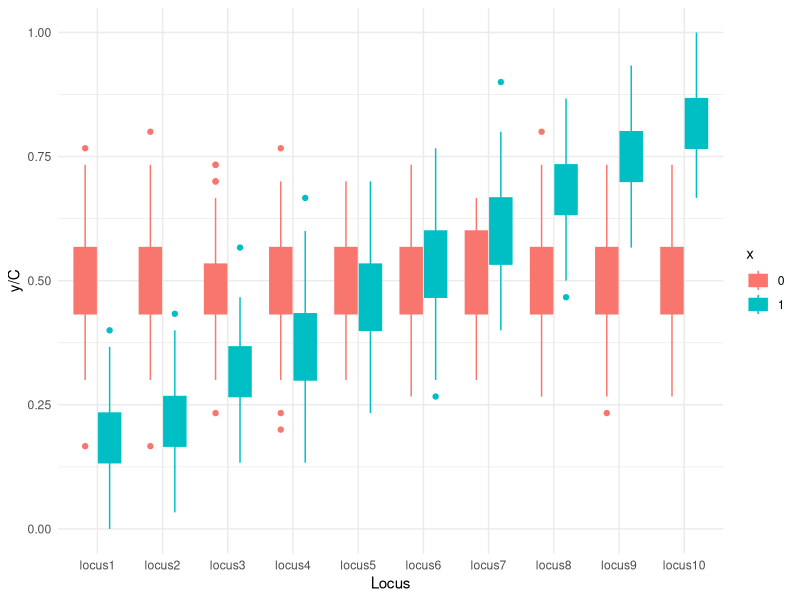

Write the R code that produced this figure. (Note: this script raises an error after producing the figure.)
# simultate_data.R
# Three situations
# 1. No differential effect
# 2.

library(tidyverse)

# Helper functions
logit <- function(z){log(z / (1-z))}
inv_logit <- function(z){exp(z) / (1 + exp(z))}

anchor <- 0.9
intended_diff <- c(-0.05, -0.1, -0.15, -0.2, -0.25,
                   -0.3, -0.35, -0.4, -0.45, -0.5)

C <- 30 # Universal coverage (# trials in Binomial experiment)
N <- 250 # Number of samples / subjects--half will be case,half control
G <- 10 # Number of CpGs

# Mean of Gaussian from which to sample for alpha (intercept)
# inv_logit(0) == 0.5 --> center at half methylated
alpha_norm_mean <- rep(0, G)

# Range of case-control effects. These move logit()
# away from the 0.5 anchor point
beta_norm_mean <- seq(-1.5, 1.5, length.out = G) # No effect

# Common to all simulations
X <- matrix(rep(NA, (G+1)*N), nrow = N)
colnames(X) <- c("x", paste0("locus", 1:G))
X[ ,1] <- rep(c(0,1), N/2) # case, control

# Sample data for each subject one by one
set.seed(919) # "919 MF" -Petey Pablo
for (n in 1:N){

  # Sample the intercept and slope (in this case, case control effect)
  alpha <- alpha_norm_mean + rnorm(G, mean=0, sd=0.1)
  beta <- beta_norm_mean # + rnorm(G, mean=0, sd = 0.1)

  # Generating process
  z <- alpha + beta * X[n, 1]
  theta <- inv_logit(z)
  X[n, 2:(G+1)] <- rbinom(n = G, size = rep(C, G), prob = theta)
}


data <- as.data.frame(X) %>%
  pivot_longer(cols = starts_with("locus"),
               values_to = "y",
               names_to = "Locus") %>%
  dplyr::mutate(x = as.factor(x),
                Locus = factor(Locus, levels = paste0("locus", 1:10)))


data %>%
  ggplot(aes(x = Locus, y = y / C, fill = x, color = x)) +
  geom_boxplot() +
  theme_minimal()

p
